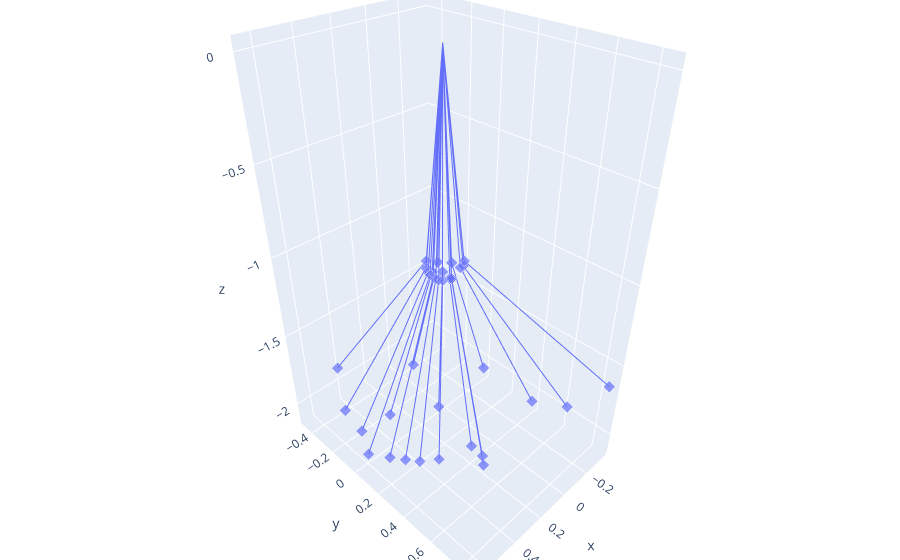

Source (notebook cell):
### Code cell
import visu3d as v3d 

idx = 2000

# poss = np.concatenate((r0[valid][::idx, :3], r1[::idx, :3]),axis=0)
# dirss = np.concatenate((r0[valid][::idx, 3:], r1[::idx, 3:]),axis=0)

viz = visu3d_tracer([r0[valid][::idx], r1[::idx]])
viz.fig
# poss = r1[::idx, :3]
# dirss = r1[::idx, 3:]

# poss = np.repeat(sphere_center.reshape(1,3), 160000, 0)
# dirss = sphere_normals
# rays = v3d.Ray(pos=poss, dir=dirss)
# rays.fig

### Figure 1 — Plotly figure (JSON) as saved in the notebook; plotly's stock layout.template omitted (floating-point values rounded to 4 significant figures)
{"data": [{"legendgroup": "Ray 0", "marker": {"size": [0, 6, 0, 0, 6, 0, 0, 6, 0, 0, 6, 0, 0, 6, 0, 0, 6, 0, 0, 6, 0, 0, 6, 0, 0, 6, 0, 0, 6, 0, 0, 6, 0, 0, 6, 0, 0, 6, 0, 0, 6, 0, 0, 6, 0, 0, 6, 0, 0, 6, 0, 0, 6, 0, 0, 6, 0, 0, 6, 0, 0, 6, 0, 0, 6, 0, 0, 6, 0, 0, 6, 0, 0, 6, 0, 0, 6, 0, 0, 6, 0, 0, 6, 0, 0, 6, 0, 0, 6, 0, 0, 6, 0, 0, 6, 0, 0, 6, 0, 0, 6, 0, 0, 6, 0, 0, 6, 0], "symbol": "diamond"}, "mode": "lines+markers", "name": "Ray 0", "showlegend": false, "type": "scatter3d", "x": [0, 0.03951, null, 0, 0.03893, null, 0, 0.1165, null, 0, 0.1059, null, 0, 0.03137, null, 0, 0.1002, null, 0, 0.1389, null, 0, 0.1556, null, 0, 0.1646, null, 0, 0.1731, null, 0, 0.1832, null, 0, 0.02487, null, 0, 0.08175, null, 0, 0.1689, null, 0, 0.1323, null, 0, 0.1623, null, 0, 0.07169, null, 0, 0.1356, null, 0.03951, -0.3555, null, 0.03893, -0.2631, null, 0.1165, 0.253, null, 0.1059, 0.1931, null, 0.03137, -0.2584, null, 0.1002, 0.162, null, 0.1389, 0.3612, null, 0.1556, 0.4542, null, 0.1646, 0.5091, null, 0.1731, 0.5686, null, 0.1832, 0.6574, null, 0.02487, -0.2976, null, 0.08175, 0.06635, null, 0.1689, 0.5677, null, 0.1323, 0.3372, null, 0.1623, 0.5578, null, 0.07169, -0.01189, null, 0.1356, 0.4197, null], "y": [0, 0.1796, null, 0, 0.1733, null, 0, 0.1695, null, 0, 0.1603, null, 0, 0.1464, null, 0, 0.1414, null, 0, 0.1311, null, 0, 0.1206, null, 0, 0.1104, null, 0, 0.1, null, 0, 0.08922, null, 0, 0.07939, null, 0, 0.0719, null, 0, 0.06013, null, 0, 0.05058, null, 0, 0.0387, null, 0, 0.02676, null, 0, 0.01207, null, 0.1796, 0.8541, null, 0.1733, 0.6785, null, 0.1695, 0.5438, null, 0.1603, 0.4816, null, 0.1464, 0.448, null, 0.1414, 0.3722, null, 0.1311, 0.321, null, 0.1206, 0.2701, null, 0.1104, 0.2177, null, 0.1, 0.1624, null, 0.08922, 0.09915, null, 0.07939, 0.03645, null, 0.0719, 0.01532, null, 0.06013, -0.0712, null, 0.05058, -0.1069, null, 0.0387, -0.2242, null, 0.02676, -0.289, null, 0.01207, -0.4658, null], "z": [0, -0.9977, null, 0, -1.03, null, 0, -1.07, null, 0, -1.08, null, 0, -1.056, null, 0, -1.091, null, 0, -1.087, null, 0, -1.081, null, 0, -1.076, null, 0, -1.068, null, 0, -1.054, null, 0, -1.063, null, 0, -1.094, null, 0, -1.06, null, 0, -1.081, null, 0, -1.049, null, 0, -1.062, null, 0, -1.032, null, -0.9977, -1.648, null, -1.03, -1.857, null, -1.07, -2.007, null, -1.08, -2.039, null, -1.056, -1.975, null, -1.091, -2.075, null, -1.087, -2.059, null, -1.081, -2.041, null, -1.076, -2.026, null, -1.068, -2.004, null, -1.054, -1.956, null, -1.063, -2.012, null, -1.094, -2.097, null, -1.06, -1.984, null, -1.081, -2.056, null, -1.049, -1.943, null, -1.062, -2.01, null, -1.032, -1.873, null]}, {"marker": {"color": "rgba(0, 0, 0, 0.0)", "size": 0.01}, "showlegend": false, "type": "scatter3d", "x": [0], "y": [0], "z": [0]}], "layout": {"legend": {"y": 0.96}, "margin": {"b": 0, "l": 0, "r": 0, "t": 0}, "scene": {"aspectmode": "data"}}}
